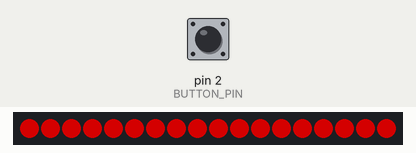
The sketch below on a simulated Arduino Uno, built with avr-gcc and run on an emulated ATmega328P. On the bench: 18 RGB LEDs in strip order, left to right. The test bench sets the inputs (shaded band); at power-on: pin 2 (BUTTON_PIN) HIGH. Dim RGB values are drawn brighter than linear; EEPROM starts erased.

Above: at 1.2 s.
1.3 s: pin 2 (BUTTON_PIN) pulled LOW for 0.15 s
At 2.4 s:
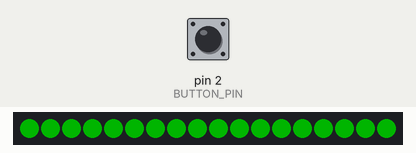
3.0 s: pin 2 (BUTTON_PIN) pulled LOW for 0.15 s
At 3.7 s:
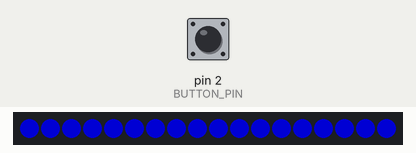
4.7 s: pin 2 (BUTTON_PIN) pulled LOW for 0.15 s
At 6.1 s:
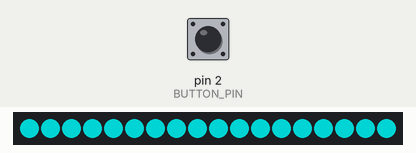
6.4 s: pin 2 (BUTTON_PIN) pulled LOW for 0.15 s
At 7.5 s:
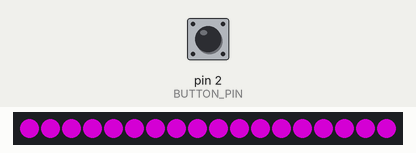
8.1 s: pin 2 (BUTTON_PIN) pulled LOW for 0.15 s
At 8.8 s:
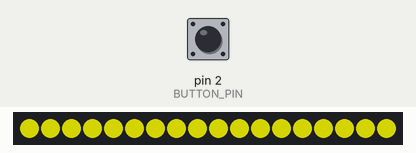
9.8 s: pin 2 (BUTTON_PIN) pulsed LOW 5 times (0.12 s each, 0.3 s apart)
At 10.86 s:
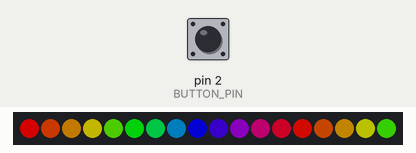
Timing chart, 0 to 12.8 s (numbered marks = the images above; inputs shaded):
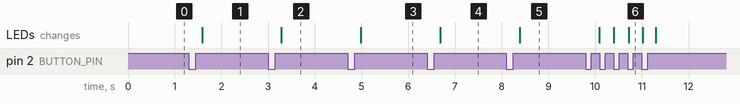

The sketch:

sketch.ino
```cpp
#include <EEPROM.h>
#include <FastLED.h>
#include <PinButton.h>

#define DATA_PIN 6       // Define the pin to which the data line of WS2812 LEDs is connected
#define LED_COUNT 18     // Number of WS2812 LEDs (change this to match your actual number of LEDs)
#define BUTTON_PIN 2     // Pin to which the button is connected

#define LOOP_TIME 20     // Time in ms delay between each logic loop

#define MAX_BRIGHTNESS 255
#define MIN_BRIGHTNESS 10
#define FADE_AMOUNT    2    // Amount to fade up and down each tick

#define RAINBOW_SPEED 20

// Saving to flash //
// Version string. Increment this to allow new formats of config to be written to the EEPROM
#define CONFIG_VERSION "VER01"
#define CONFIG_START 32         // Location of config in EEPROM
#define CONFIG_DEFAULT_BRI 128  // Default brightness to be used if flash can't be read
#define CONFIG_DEFAULT_COLOR 1  // Default color state to be used if flash can't be read

typedef struct {
  char version[6]; // Allows to detect if config is actually written and is not garbage or outdated version
  byte currentColor;
  int brightness;
} config_type;

// Default config values
config_type CONFIGURATION = {
  CONFIG_VERSION,
  CONFIG_DEFAULT_COLOR,
  CONFIG_DEFAULT_BRI
};


PinButton myButton(BUTTON_PIN);

CRGB leds[LED_COUNT];    // Define the LED array
uint8_t rainbowHue = 0;  // Initial hue value for the rainbow effect

bool inLongClick = false;
bool brightnessIncreasing = true;


int loadConfig() {
  // Load what's in EEPROM in to the local CONFIGURATION if it is a valid setting
  // Return 0 if config loaded, otherwise return 1

  // Check for version string
  for (int i=0; i<sizeof(CONFIGURATION.version); i++){
    if (EEPROM.read(CONFIG_START + i) != CONFIG_VERSION[i])
      return 1;
  }

  // Load into (overwrite) the local configuration struct
  EEPROM.get(CONFIG_START, CONFIGURATION);
  return 0;
}

void saveConfig() {
  // Save the CONFIGURATION to EEPROM
  EEPROM.put(CONFIG_START, CONFIGURATION);
}


void rainbow() {
  fill_rainbow(leds, LED_COUNT, rainbowHue, RAINBOW_SPEED);
  rainbowHue++;
}


void setup() {
  // Attempt to load the config
  if(!loadConfig()){
    // Config loaded
  } else {
    // Config not loaded. Attempt to overwrite flash with the default settings
    saveConfig();
  }

  FastLED.addLeds<WS2812, DATA_PIN, GRB>(leds, LED_COUNT); // Initialize FastLED
  FastLED.setBrightness(CONFIGURATION.brightness);
  FastLED.show();                                          // Initialize LEDs
}

void loop() {
  myButton.update();  // Call this at least every ~20ms

  if (myButton.isSingleClick()) {
    CONFIGURATION.currentColor = (CONFIGURATION.currentColor + 1) % 10;  // Cycle through colors
    saveConfig();  // Save the new color to flash
  }
  if (myButton.isDoubleClick()) {
    CONFIGURATION.currentColor = 0;  // Reset color to Black (turn off)
  }
  if (myButton.isLongClick()) {
    inLongClick = true;
  }
  if (myButton.isReleased()) {
    if (inLongClick) {
      inLongClick = false;
      brightnessIncreasing = true;
      saveConfig();  // Save the new brightness to flash
    }
  }


  if (inLongClick) {
    if (brightnessIncreasing) {
      CONFIGURATION.brightness += FADE_AMOUNT;
      if (CONFIGURATION.brightness > MAX_BRIGHTNESS) {
        CONFIGURATION.brightness = MAX_BRIGHTNESS;
        brightnessIncreasing = false;
      }
    } else {
      CONFIGURATION.brightness -= FADE_AMOUNT;
      if (CONFIGURATION.brightness < MIN_BRIGHTNESS) {
        CONFIGURATION.brightness = MIN_BRIGHTNESS;
        brightnessIncreasing = true;
      }
    }
  }

  switch (CONFIGURATION.currentColor) {
    case 0:
      fill_solid(leds, LED_COUNT, CRGB::Black); // Set LEDs to black
      break;
    case 1:
      fill_solid(leds, LED_COUNT, CRGB::Red);
      break;
    case 2:
      fill_solid(leds, LED_COUNT, CRGB::Green);
      break;
    case 3:
      fill_solid(leds, LED_COUNT, CRGB::Blue);
      break;
    case 4:
      fill_solid(leds, LED_COUNT, CRGB::Cyan);
      break;
    case 5:
      fill_solid(leds, LED_COUNT, CRGB::Magenta);
      break;
    case 6:
      fill_solid(leds, LED_COUNT, CRGB::Yellow);
      break;
    case 7:
      fill_solid(leds, LED_COUNT, CRGB(255, 60, 0)); // Orange: Red 255, Green 60, Blue 0
      break;
    case 8:
      fill_solid(leds, LED_COUNT, CRGB(200, 60, 200)); // Pink: Red 200, Green 60, Blue 200
      break;
    case 9:
      rainbow();
      break;
  }

  FastLED.setBrightness(CONFIGURATION.brightness);
  FastLED.show();
  delay(LOOP_TIME);
}
```

Measured:
- after the input at 1.3 s, the LEDs: change after 0.28 s (image 1)
- after the input at 3.0 s, the LEDs: change after 0.28 s (image 2)
- after the input at 4.7 s, the LEDs: change after 0.28 s (image 3)
- after the input at 6.4 s, the LEDs: change after 0.28 s (image 4)
- after the input at 8.1 s, the LEDs: change after 0.28 s (image 5)
- after the input at 9.8 s, the LEDs: first change after 0.28 s (image 6 shows a later state)
